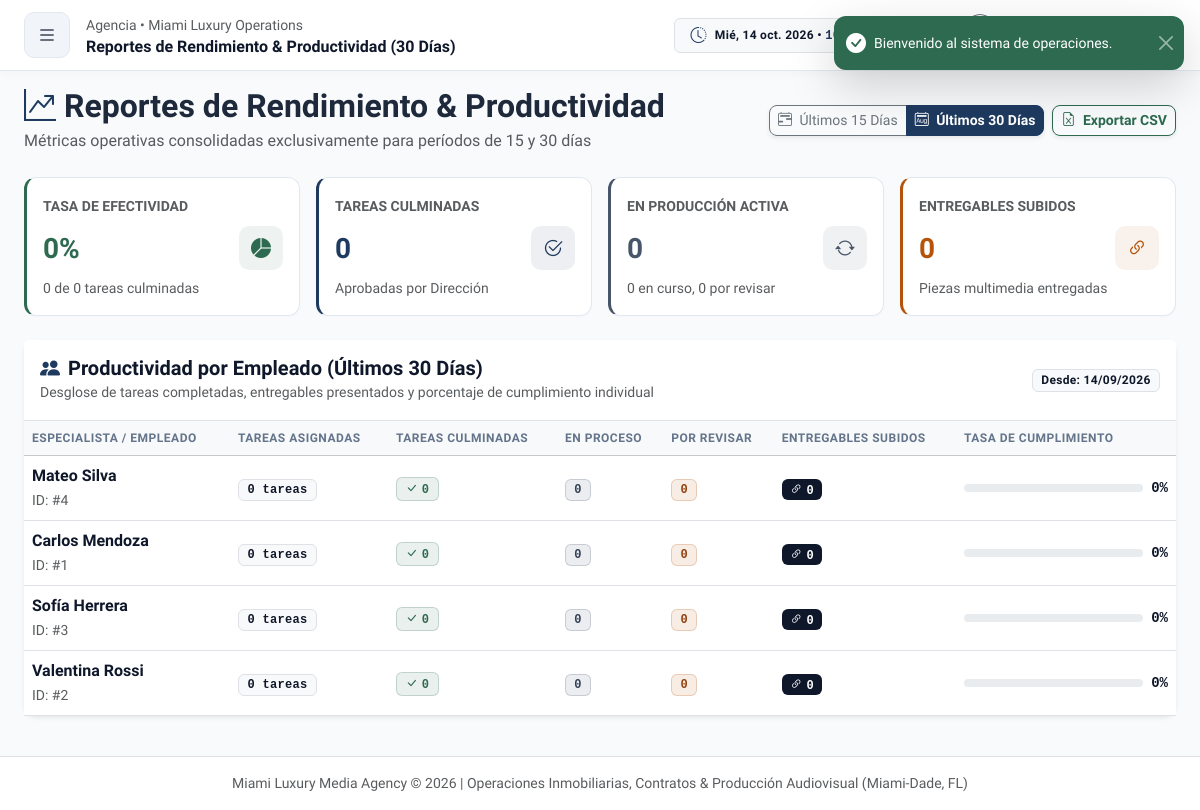
/public/reports (signed in), run on the app's committed database.
### tables this page shows
CREATE TABLE IF NOT EXISTS employees (
    id INT AUTO_INCREMENT PRIMARY KEY,
    user_id INT NOT NULL UNIQUE,
    full_name VARCHAR(150) NOT NULL,
    phone VARCHAR(30) NULL,
    hire_date DATE NULL,
    created_at TIMESTAMP DEFAULT CURRENT_TIMESTAMP,
    updated_at TIMESTAMP DEFAULT CURRENT_TIMESTAMP ON UPDATE CURRENT_TIMESTAMP,
    INDEX idx_employees_user (user_id),
    CONSTRAINT fk_employees_user FOREIGN KEY (user_id) REFERENCES users(id) ON DELETE CASCADE
);

### app/Controllers/Controller.php (called while the page is built, shortened)
<?php
abstract class Controller {
    protected function render(string $viewPath, array $data = [], string $layout = 'main'): void {
        extract($data);
        $viewFile = APP_PATH . '/Views/' . $viewPath . '.php';
        require $viewFile;
    }
}

### app/Controllers/ReportController.php (called while the page is built, shortened)
<?php
class ReportController extends Controller {
    private ReportModel $reportModel;
    public function __construct() {
        $this->reportModel = new ReportModel();
    }
    public function index(): void {
        $days = (int)($_GET['days'] ?? 30);
        $report = $this->reportModel->getExecutiveReport($days);
        $this->render('reports/index', [
            'pageTitle' => "Reportes de Rendimiento & Productividad ({$days} Días)",
            'report' => $report,
            'currentDays' => $days
        ]);
    }
}

### config/config.php (called while the page is built, shortened)
<?php
if (!function_exists('url')) {
    function url(string $path = ''): string {
        $path = '/' . ltrim($path, '/');
        return (defined('BASE_URL') ? BASE_URL : '') . $path;
    }
}

### config/Database.php (called while the page is built, shortened)
<?php
class Database {
    private static ?PDO $instance = null;
    public static function getConnection(): PDO {
        if (self::$instance === null) {
            self::connect();
        }
        return self::$instance;
    }
    private static function connect(): void {
        $driver = defined('DB_DRIVER') ? DB_DRIVER : 'mysql';
        try {
            if ($driver === 'pgsql') {
                $dsn = sprintf("pgsql:host=%s;port=%s;dbname=%s", DB_HOST, DB_PORT, DB_DATABASE);
                self::$instance = new PDO($dsn, DB_USERNAME, DB_PASSWORD, [
                    PDO::ATTR_ERRMODE => PDO::ERRMODE_EXCEPTION,
                    PDO::ATTR_DEFAULT_FETCH_MODE => PDO::FETCH_ASSOC
                ]);
            } else {
                $dsn = sprintf("mysql:host=%s;port=%s;dbname=%s;charset=utf8mb4", DB_HOST, DB_PORT, DB_DATABASE);
                self::$instance = new PDO($dsn, DB_USERNAME, DB_PASSWORD, [
                    PDO::ATTR_ERRMODE => PDO::ERRMODE_EXCEPTION,
                    PDO::ATTR_DEFAULT_FETCH_MODE => PDO::FETCH_ASSOC,
                    PDO::MYSQL_ATTR_INIT_COMMAND => "SET NAMES utf8mb4 COLLATE utf8mb4_unicode_ci"
                ]);
                self::checkAndInitializeMysql(self::$instance);
            }
        } catch (PDOException $e) {
            throw new PDOException("Error fatal en conexión de base de datos MySQL (XAMPP): " . $e->getMessage());
        }
    }
    private static function checkAndInitializeMysql(PDO $pdo): void {
        try {
            $stmt = $pdo->query("SHOW TABLES LIKE 'roles'");
            $tableExists = $stmt->fetch();
            $userCount = (int)$pdo->query("SELECT COUNT(*) FROM users")->fetchColumn();
        } catch (\Throwable $e) {
            error_log("Error inicializando esquema MySQL: " . $e->getMessage());
        }
    }
}

### app/Models/Model.php (called while the page is built, shortened)
<?php
abstract class Model {
    public function __construct() {
        $this->db = Database::getConnection();
    }
}

### app/Models/ReportModel.php (called while the page is built, shortened)
<?php
class ReportModel extends Model {
    public function getExecutiveReport(int $days = 30): array {
        $days = in_array($days, [15, 30], true) ? $days : 30;
        $sinceDate = date('Y-m-d 00:00:00', strtotime("-{$days} days"));
        $stmtPerformance = $this->db->prepare("
            SELECT
                COUNT(id) AS total_tasks,
                SUM(CASE WHEN current_status = 'APROBADA' THEN 1 ELSE 0 END) AS completed_tasks,
                SUM(CASE WHEN current_status = 'EN_PROCESO' THEN 1 ELSE 0 END) AS in_progress_tasks,
                SUM(CASE WHEN current_status = 'ENTREGADA_REVISION' THEN 1 ELSE 0 END) AS in_review_tasks,
                SUM(CASE WHEN current_status = 'CORRECCION' THEN 1 ELSE 0 END) AS correction_tasks,
                SUM(CASE WHEN current_status = 'NUEVA' THEN 1 ELSE 0 END) AS new_tasks
            FROM activities
            WHERE created_at >= ?
        ");
        $stmtPerformance->execute([$sinceDate]);
        $perf = $stmtPerformance->fetch();
        $totalTasks = (int)($perf['total_tasks'] ?? 0);
        $completedTasks = (int)($perf['completed_tasks'] ?? 0);
        $completionRate = $totalTasks > 0 ? round(($completedTasks / $totalTasks) * 100, 1) : 0;
        $stmtDeliv = $this->db->prepare("
            SELECT COUNT(*) AS total_deliverables
            FROM activity_deliverables ad
            WHERE ad.submitted_at >= ?
        ");
        $stmtDeliv->execute([$sinceDate]);
        $totalDeliverables = (int)($stmtDeliv->fetchColumn() ?? 0);
        $stmtStaff = $this->db->prepare("
            SELECT
                e.id AS employee_id,
                e.full_name,
                COUNT(a.id) AS assigned_tasks,
                SUM(CASE WHEN a.current_status = 'APROBADA' THEN 1 ELSE 0 END) AS completed_tasks,
                SUM(CASE WHEN a.current_status = 'EN_PROCESO' THEN 1 ELSE 0 END) AS in_progress_tasks,
                SUM(CASE WHEN a.current_status = 'ENTREGADA_REVISION' THEN 1 ELSE 0 END) AS in_review_tasks,
                (
                    SELECT COUNT(*)
                    FROM activity_deliverables ad
                    JOIN activities sub_a ON ad.activity_id = sub_a.id
                    WHERE sub_a.employee_id = e.id AND ad.submitted_at >= ?
                ) AS deliverables_submitted
            FROM employees e
            LEFT JOIN activities a ON a.employee_id = e.id AND a.created_at >= ?
            GROUP BY e.id, e.full_name
            ORDER BY completed_tasks DESC, assigned_tasks DESC
        ");
        $stmtStaff->execute([$sinceDate, $sinceDate]);
        $staffProductivity = $stmtStaff->fetchAll();
        foreach ($staffProductivity as &$st) {
            $assigned = (int)$st['assigned_tasks'];
        }
        return [
            'days' => $days,
            'since_date' => $sinceDate,
            'generated_at' => date('Y-m-d H:i:s'),
            'performance' => [
                'total_tasks' => $totalTasks,
                'completed_tasks' => $completedTasks,
                'in_progress_tasks' => (int)($perf['in_progress_tasks'] ?? 0),
                'in_review_tasks' => (int)($perf['in_review_tasks'] ?? 0),
                'correction_tasks' => (int)($perf['correction_tasks'] ?? 0),
                'new_tasks' => (int)($perf['new_tasks'] ?? 0),
                'completion_rate' => $completionRate,
                'total_deliverables' => $totalDeliverables
            ],
            'staff_productivity' => $staffProductivity
        ];
    }
}

### app/Views/reports/index.php (the view, shortened to what this page needs)
<div class="d-flex justify-content-between align-items-center mb-4 flex-wrap gap-2">
    <div>
        <h2 class="fw-bold mb-1">
            <i class="bi bi-graph-up-arrow text-primary me-2"></i>Reportes de Rendimiento & Productividad
        </h2>
        <p class="text-muted mb-0">Métricas operativas consolidadas exclusivamente para períodos de 15 y 30 días</p>
    </div>
    <div class="d-flex gap-2 align-items-center flex-wrap">
        <div class="btn-group shadow-sm" role="group">
            <a href="<?= url('/reports?days=15') ?>" class="btn btn-sm <?= ($currentDays === 15) ? 'btn-primary fw-bold' : 'btn-outline-secondary' ?>">
                <i class="bi bi-calendar2-range me-1"></i> Últimos 15 Días
            </a>
            <a href="<?= url('/reports?days=30') ?>" class="btn btn-sm <?= ($currentDays === 30) ? 'btn-primary fw-bold' : 'btn-outline-secondary' ?>">
                <i class="bi bi-calendar2-month me-1"></i> Últimos 30 Días
            </a>
        </div>
        <a href="<?= url('/reports/export-excel?days=' . $currentDays) ?>" class="btn btn-sm btn-outline-success fw-semibold shadow-sm">
            <i class="bi bi-file-earmark-excel me-1"></i> Exportar CSV
        </a>
    </div>
</div>
<div class="row g-3 mb-4">
    <div class="col-12 col-sm-6 col-xl-3">
        <div class="card exec-kpi-card kpi-sage h-100">
            <div class="card-body p-3">
                <span class="text-muted small fw-semibold text-uppercase">Tasa de Efectividad</span>
                <div class="d-flex align-items-center justify-content-between mt-2">
                    <h3 class="fw-bold mb-0 text-success"><?= $report['performance']['completion_rate'] ?>%</h3>
                    <div class="exec-icon-box exec-icon-sage">
                        <i class="bi bi-pie-chart-fill"></i>
                    </div>
                </div>
                <small class="text-muted mt-2 d-block">
                    <?= $report['performance']['completed_tasks'] ?> de <?= $report['performance']['total_tasks'] ?> tareas culminadas
                </small>
            </div>
        </div>
    </div>
    <div class="col-12 col-sm-6 col-xl-3">
        <div class="card exec-kpi-card kpi-navy h-100">
            <div class="card-body p-3">
                <span class="text-muted small fw-semibold text-uppercase">Tareas Culminadas</span>
                <div class="d-flex align-items-center justify-content-between mt-2">
                    <h3 class="fw-bold mb-0 text-primary"><?= $report['performance']['completed_tasks'] ?></h3>
                    <div class="exec-icon-box exec-icon-navy">
                        <i class="bi bi-check2-circle"></i>
                    </div>
                </div>
                <small class="text-muted mt-2 d-block">Aprobadas por Dirección</small>
            </div>
        </div>
    </div>
    <div class="col-12 col-sm-6 col-xl-3">
        <div class="card exec-kpi-card kpi-steel h-100">
            <div class="card-body p-3">
                <span class="text-muted small fw-semibold text-uppercase">En Producción Activa</span>
                <div class="d-flex align-items-center justify-content-between mt-2">
                    <h3 class="fw-bold mb-0 text-info">
                        <?= $report['performance']['in_progress_tasks'] + $report['performance']['in_review_tasks'] ?>
                    </h3>
                    <div class="exec-icon-box exec-icon-steel">
                        <i class="bi bi-arrow-repeat"></i>
                    </div>
                </div>
                <small class="text-muted mt-2 d-block">
                    <?= $report['performance']['in_progress_tasks'] ?> en curso, <?= $report['performance']['in_review_tasks'] ?> por revisar
                </small>
            </div>
        </div>
    </div>
    <div class="col-12 col-sm-6 col-xl-3">
        <div class="card exec-kpi-card kpi-bronze h-100">
            <div class="card-body p-3">
                <span class="text-muted small fw-semibold text-uppercase">Entregables Subidos</span>
                <div class="d-flex align-items-center justify-content-between mt-2">
                    <h3 class="fw-bold mb-0 text-warning"><?= $report['performance']['total_deliverables'] ?></h3>
                    <div class="exec-icon-box exec-icon-bronze">
                        <i class="bi bi-link-45deg"></i>
                    </div>
                </div>
                <small class="text-muted mt-2 d-block">Piezas multimedia entregadas</small>
            </div>
        </div>
    </div>
</div>
<div class="card border-0 shadow-sm mb-4">
    <div class="card-header bg-white py-3 border-bottom d-flex justify-content-between align-items-center">
        <div>
            <h5 class="fw-bold mb-0 text-dark">
                <i class="bi bi-people-fill text-primary me-2"></i>Productividad por Empleado (Últimos <?= $currentDays ?> Días)
            </h5>
            <span class="small text-muted">Desglose de tareas completadas, entregables presentados y porcentaje de cumplimiento individual</span>
        </div>
        <span class="badge bg-light text-dark border">
            Desde: <?= date('d/m/Y', strtotime($report['since_date'])) ?>
        </span>
    </div>
    <div class="card-body p-0">
        <?php if (empty($report['staff_productivity'])): ?>
            <div class="text-center py-5 text-muted">
                No hay registros de productividad en este período.
            </div>
        <?php else: ?>
            <div class="table-responsive">
                <table class="table table-hover align-middle mb-0">
                    <thead class="table-light small text-uppercase">
                        <tr>
                            <th>Especialista / Empleado</th>
                            <th>Tareas Asignadas</th>
                            <th>Tareas Culminadas</th>
                            <th>En Proceso</th>
                            <th>Por Revisar</th>
                            <th>Entregables Subidos</th>
                            <th style="width: 220px;">Tasa de Cumplimiento</th>
                        </tr>
                    </thead>
                    <tbody>
                        <?php foreach ($report['staff_productivity'] as $st): ?>
                            <tr>
                                <td>
                                    <div class="fw-bold text-dark"><?= htmlspecialchars($st['full_name']) ?></div>
                                    <small class="text-muted">ID: #<?= (int)$st['employee_id'] ?></small>
                                </td>
                                <td>
                                    <span class="badge bg-light text-dark border font-monospace">
                                        <?= (int)$st['assigned_tasks'] ?> tareas
                                    </span>
                                </td>
                                <td>
                                    <span class="badge bg-success font-monospace">
                                        <i class="bi bi-check-lg me-1"></i><?= (int)$st['completed_tasks'] ?>
                                    </span>
                                </td>
                                <td>
                                    <span class="badge bg-info text-dark font-monospace">
                                        <?= (int)$st['in_progress_tasks'] ?>
                                    </span>
                                </td>
                                <td>
                                    <span class="badge bg-warning text-dark font-monospace">
                                        <?= (int)$st['in_review_tasks'] ?>
                                    </span>
                                </td>
                                <td>
                                    <span class="badge bg-dark font-monospace">
                                        <i class="bi bi-link-45deg me-1"></i><?= (int)$st['deliverables_submitted'] ?>
                                    </span>
                                </td>
                                <td>
                                    <div class="d-flex align-items-center gap-2">
                                        <div class="progress flex-grow-1" style="height: 8px;">
                                        </div>
                                        <span class="small fw-bold text-dark font-monospace"><?= $st['completion_rate'] ?>%</span>
                                    </div>
                                </td>
                            </tr>
                        <?php endforeach; ?>
                    </tbody>
                </table>
            </div>
        <?php endif; ?>
    </div>
</div>

### data on the page
employees: full_name "Mateo Silva", id "4", assigned_tasks "0", completed_tasks "0", in_progress_tasks "0", in_review_tasks "0", deliverables_submitted "0", completion_rate "0"
employees: full_name "Carlos Mendoza", id "1", assigned_tasks "0", completed_tasks "0", in_progress_tasks "0", in_review_tasks "0", deliverables_submitted "0", completion_rate "0"
employees: full_name "Sofía Herrera", id "3", assigned_tasks "0", completed_tasks "0", in_progress_tasks "0", in_review_tasks "0", deliverables_submitted "0", completion_rate "0"
employees: full_name "Valentina Rossi", id "2", assigned_tasks "0", completed_tasks "0", in_progress_tasks "0", in_review_tasks "0", deliverables_submitted "0", completion_rate "0"

### other printed values
$pageTitle "Reportes de Rendimiento & Productividad (30 Días)"
$_SESSION['flash_success'] "Bienvenido al sistema de operaciones."
$report['performance']['completion_rate'] "0"
$report['performance']['completed_tasks'] "0"
$report['performance']['total_tasks'] "0"
$report['performance']['in_progress_tasks'] "0"
$report['performance']['in_review_tasks'] "0"
$report['performance']['total_deliverables'] "0"
$currentDays "30"
date('d/m/Y', strtotime($report['since_date'])) "14/09/2026"
